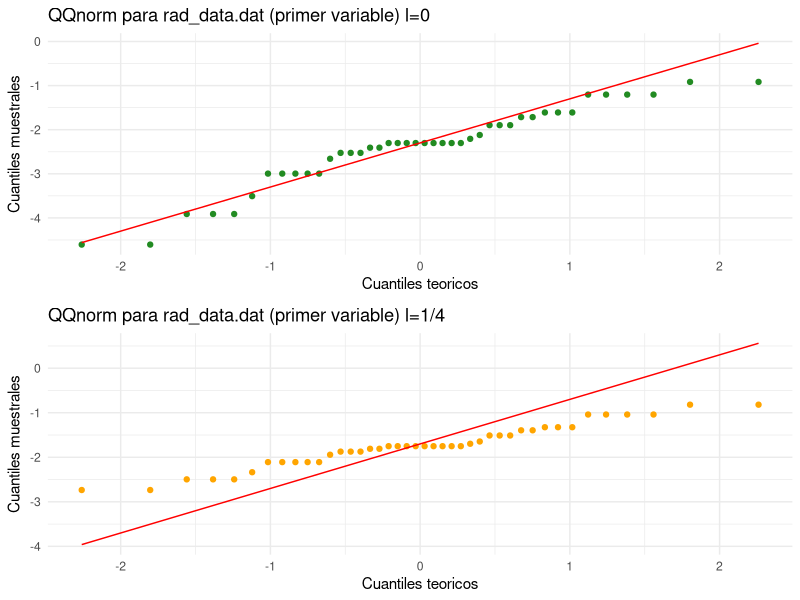
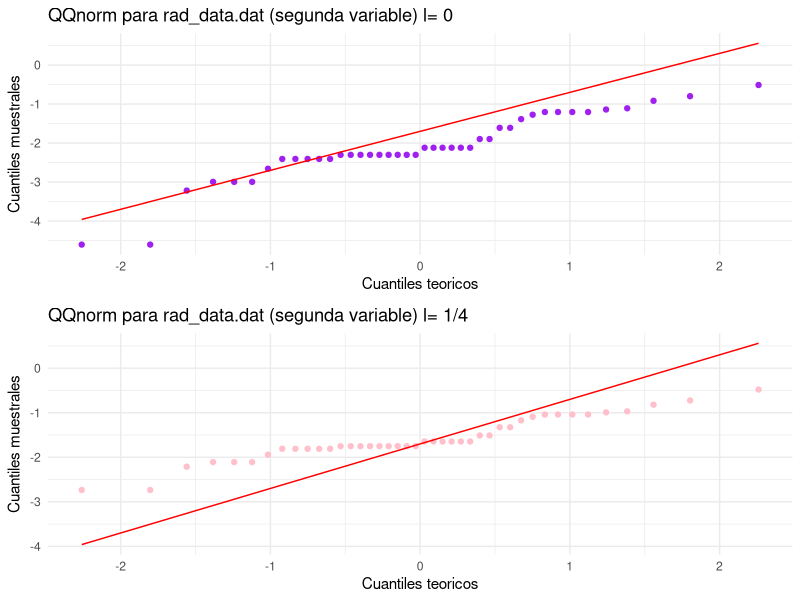
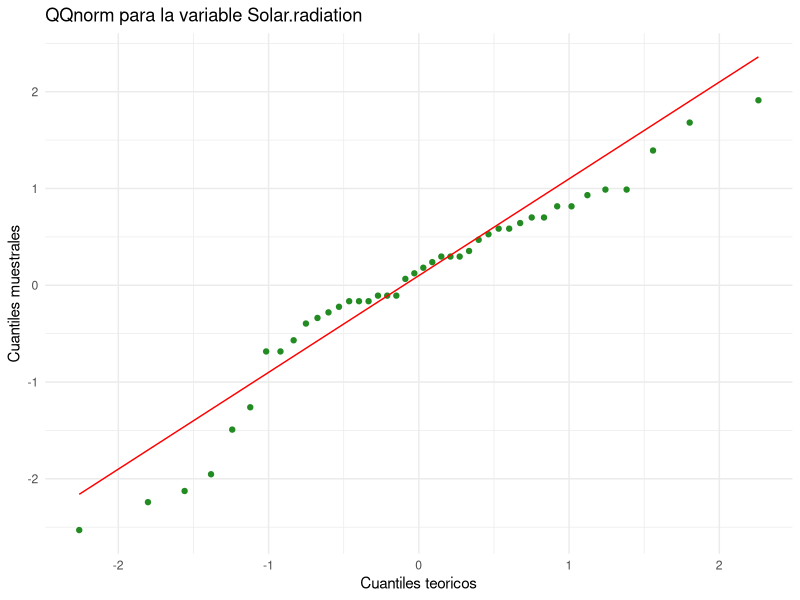
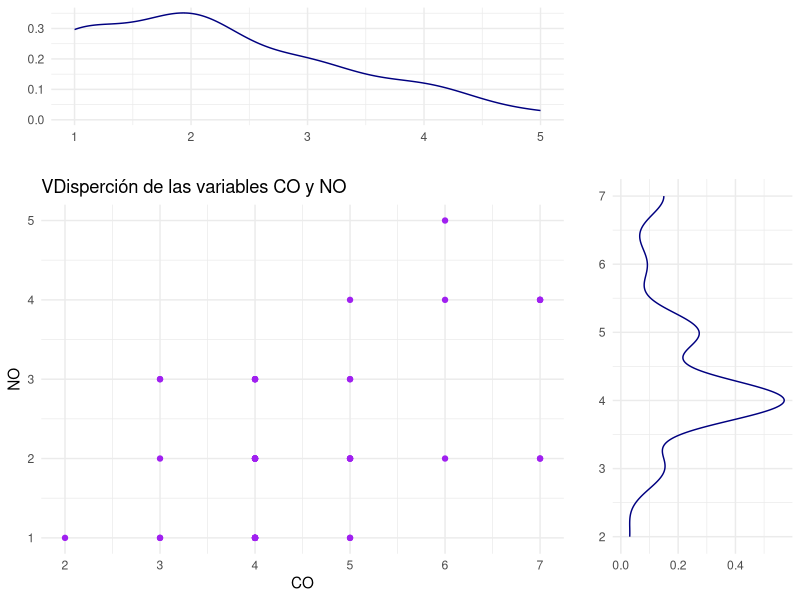
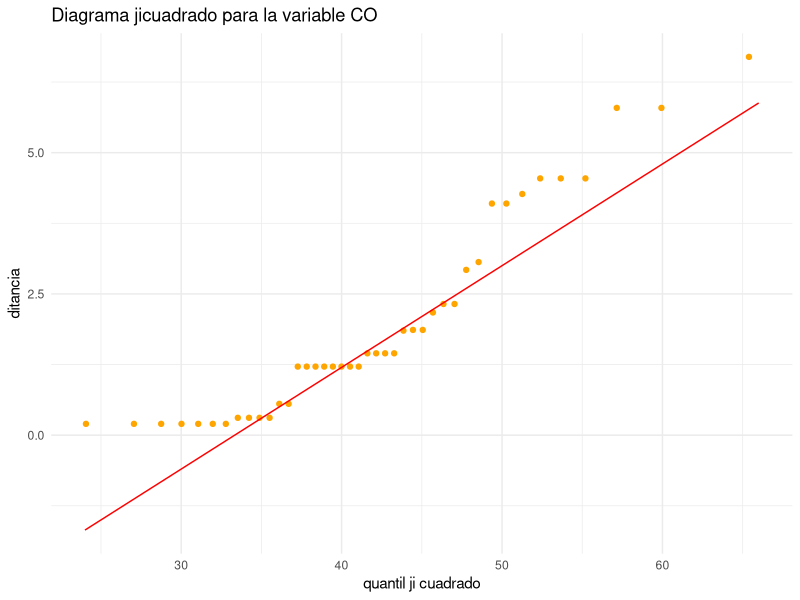
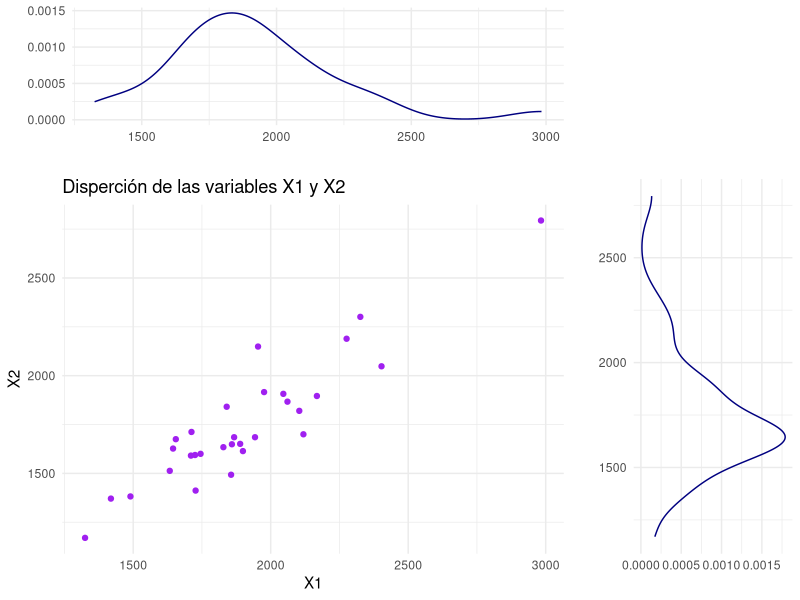
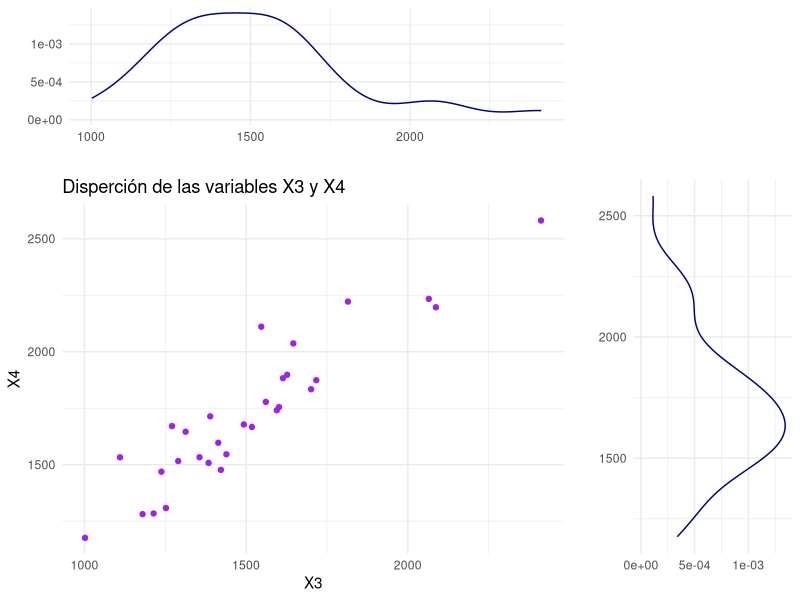
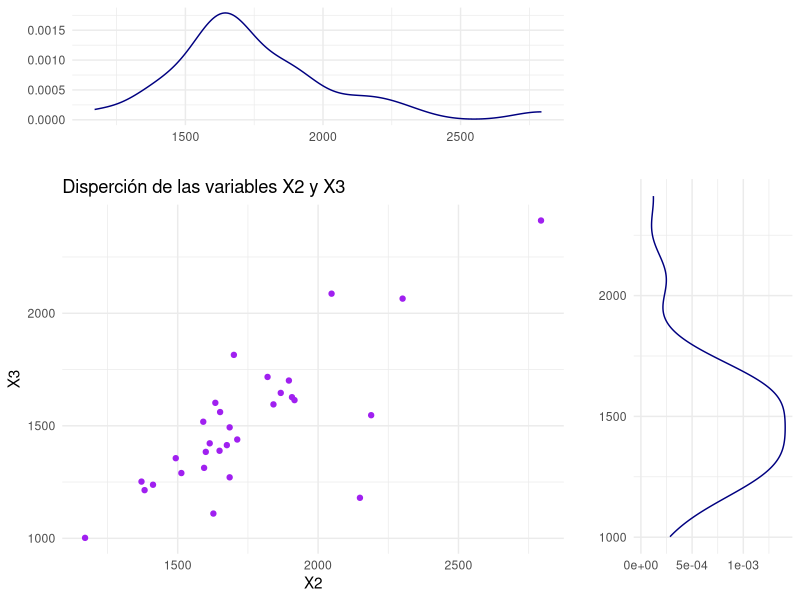

These charts were generated, in order, by the following R code: (Note: this script raises an error after producing the figures.)
## ---- chunk 1
knitr::opts_chunk$set(echo = TRUE, cache = TRUE )
setwd("C:\\Users\\fou-f\\Desktop\\MCE\\Second\\EstadisticaMultivariada\\tarea3\\Tarea 3")
library(ggplot2)
library(reshape)
library(ggpubr)
library(gridExtra) 
## ---- chunk 2
muestra <- matrix(c(2,12,8,9,6,9,8,10), byrow = TRUE, nrow = 4)
shapiro.test(muestra[,1])
shapiro.test(muestra[,2])
## ---- chunk 3
exacto <- 3*qf(1-0.05, df1=2, df2 = 2 )
## ---- chunk 4
setwd("C:\\Users\\fou-f\\Desktop\\MCE\\Second\\EstadisticaMultivariada\\tarea3\\Tarea 3")
box.cox <- function(x, lambda)
{
  # implementacion de la famosa transformacion de Box-Cox
  if(lambda==0)
  {
    return(log(x))
  }else{
    return( ( x**lambda-1)/lambda )
  }
}
QQ.plot.univariado.data <- function(datos, funcion, index, df )
{
  #datos:(dataframe) con las variables para las que se van a calcular los cuantiles   
                                        #teoricos y muestrales
  # funcion (function): funcion a comparar (en quantiles)
  # index (int) : numero de columna a evaluar
  # df (int) parametro que indica los grados de libertad para evaluar a las funciones
              #que requieren de el 
  muestrales <- sort(datos[, index])
  n <- length(datos[, index])
  teoricos <- (1:n -.5)/n
  if(df > 0)
  {
    teoricos <- funcion(teoricos, df)
  } else {
    teoricos <- funcion(teoricos)
  }
  out <- data.frame(muestrales = muestrales, teoricos = teoricos)
  names(out) <- c(paste0("muestral.",names(datos)[index]), 
                  paste0("teorico.",names(datos)[index])) 

  return(out)
}
## ---- chunk 5
radiacion <- read.table("rad_data.dat")
data.log <- apply(radiacion, 2, box.cox, 0)
data.log <- as.data.frame(data.log)
data.0.4 <- apply(radiacion, 2, box.cox, 1/4)
data.0.4 <- as.data.frame(data.0.4)
names(data.0.4) <- names(data.log) <- names(radiacion)
a <- QQ.plot.univariado.data( data.log, qnorm, index = 1, 0) 
b <- QQ.plot.univariado.data( data.0.4, qnorm, index = 1, 0)
c <- QQ.plot.univariado.data( data.log, qnorm, index=2, 0) 
d <- QQ.plot.univariado.data( data.0.4, qnorm, index = 2, 0)
qq1 <- ggplot(a, aes(y = muestral.V1, x =teorico.V1, color = I('forestgreen'))) +
  geom_point() + stat_function(fun = function(x){x-2.3}, colour ='red') +
  ggtitle("QQnorm para rad_data.dat (primer variable) l=0") + 
  xlab('Cuantiles teoricos')+
  ylab('Cuantiles muestrales') + theme_minimal() 
qq2 <- ggplot(b, aes(y = muestral.V1, x =teorico.V1, color = I('orange'))) +
  geom_point() + stat_function(fun = function(x){x-1.7}, colour ='red') +
  ggtitle("QQnorm para rad_data.dat (primer variable) l=1/4") + 
  xlab('Cuantiles teoricos')+
  ylab('Cuantiles muestrales') + theme_minimal() 
qq3 <- ggplot(c, aes(y = muestral.V2, x =teorico.V2, color = I('purple'))) +
  geom_point() + stat_function(fun = function(x){x-1.7}, colour ='red') +
  ggtitle("QQnorm para rad_data.dat (segunda variable) l= 0") + 
  xlab('Cuantiles teoricos')+
  ylab('Cuantiles muestrales') + theme_minimal() 
qq4 <- ggplot(d, aes(y = muestral.V2, x =teorico.V2, color = I('pink'))) +
  geom_point() + stat_function(fun = function(x){x-1.7}, colour ='red') +
  ggtitle("QQnorm para rad_data.dat (segunda variable) l= 1/4") + 
  xlab('Cuantiles teoricos')+
  ylab('Cuantiles muestrales') + theme_minimal() 
ggarrange(qq1, qq2 , ncol = 1, nrow = 2)
ggarrange(qq3, qq4 , ncol = 1, nrow = 2)
## ---- chunk 6
contaminacion <- read.csv("datos_contaminacion.csv") #guarde los datos como csv para 
                                                      #mayor portabilidad
data.stand <- apply(contaminacion, 2, scale)
data.stand <- as.data.frame(data.stand)
names(data.stand) <- names(contaminacion) 
a <- QQ.plot.univariado.data( data.stand, qnorm, index= 2, 0) 
qq1 <- ggplot(a, aes(y = muestral.Solar.radiation, x = teorico.Solar.radiation,
                     color = I('forestgreen'))) +
  geom_point() + stat_function(fun = function(x){x+.1}, colour ='red') +
  ggtitle("QQnorm para la variable Solar.radiation") + 
  xlab('Cuantiles teoricos')+
  ylab('Cuantiles muestrales') + theme_minimal() 
qq1
## ---- chunk 7
correlacion.solar <- cor(a$muestral.Solar.radiation, a$teorico.Solar.radiation)
## ---- chunk 8
contaminacion <- read.csv("datos_contaminacion.csv") #guarde los datos como csv para 
                                                         #mayor portabilidad
hist_top <- ggplot(contaminacion, aes( NO, color = I('navy'))) + geom_density() + 
  xlab('') + ylab('') + theme_minimal() 
empty <- ggplot()+geom_point(aes(1,1), colour="white")+
  theme(axis.ticks=element_blank(), 
        panel.background=element_blank(), 
        axis.text.x=element_blank(), axis.text.y=element_blank(),           
        axis.title.x=element_blank(), axis.title.y=element_blank())
scatter <- ggplot(contaminacion, aes(x = CO, y = NO, color = I('purple'))) + 
  geom_point() + ggtitle("VDisperción de las variables CO y NO") + 
  xlab('CO') +  ylab('NO') + theme_minimal() 
hist_right <- ggplot(contaminacion, aes( CO, color = I('navy'))) + geom_density() +
  xlab('') + ylab('') + theme_minimal() +coord_flip()
grid.arrange(hist_top, empty, scatter, hist_right, ncol=2, nrow=2, widths=c(5, 2),
             heights=c(2, 5))
## ---- chunk 9
dist.gen <- function(x) 
{
  # funcion para calcular distancias generalizadas de una muestra
  # x: dataframe con la muestra
  media <- apply(x, 2, mean) #medias 
  s_1 <- solve(cov(x))   #varianzas
  centrados <- data.frame(x1= x[, 1]-media[1],x2= x[,2]- media[2]) #centro la muestra
  d.gen <- vector(mode='numeric' , length= dim(x)[1])
  for( i in 1:dim(x)[1])
  {
    d.gen[i] <- as.matrix(centrados[i, ])%*%s_1%*%t(centrados[i,])
  }
  return(d.gen)
}
data.co.no <- contaminacion[, c('CO', 'NO')]
distancias <- dist.gen( data.co.no)
distancias <- data.frame(distancia= distancias)
data.diagrama <- QQ.plot.univariado.data(distancias, qchisq, index = 1, df =42)
## ---- chunk 10
ggplot(data.diagrama, aes(y = muestral.distancia, x = teorico.distancia, color = I('orange'))) +
  geom_point() + stat_function(fun = function(x){.18*x-6}, colour ='red') +
  ggtitle("Diagrama jicuadrado para la variable CO") + 
  xlab('quantil ji cuadrado')+ xlim(c(24,66))+
  ylab('ditancia') + theme_minimal() 
## ---- chunk 11
correlacion.co.no <- cor(data.diagrama$muestral.distancia, data.diagrama$teorico.distancia)
## ---- chunk 12
madera <- read.csv("datos_rigidez.csv") #guarde los datos como csv para 
                                                         #mayor portabilidad
madera[, 6:8] <- NULL
madera <- na.omit(madera) 
hist_top <- ggplot(madera, aes( X1, color = I('navy'))) + geom_density() + 
  xlab('') + ylab('') + theme_minimal() 
empty <- ggplot()+geom_point(aes(1,1), colour="white")+
  theme(axis.ticks=element_blank(), 
        panel.background=element_blank(), 
        axis.text.x=element_blank(), axis.text.y=element_blank(),           
        axis.title.x=element_blank(), axis.title.y=element_blank())
scatter <- ggplot(madera, aes(x = X1, y = X2, color = I('purple'))) + 
  geom_point() + ggtitle("Disperción de las variables X1 y X2") + 
  xlab('X1') +  ylab('X2') + theme_minimal() 
hist_right <- ggplot(madera, aes( X2, color = I('navy'))) + geom_density() + xlab('') +
  ylab('') + theme_minimal() +coord_flip()
grid.arrange(hist_top, empty, scatter, hist_right, ncol=2, nrow=2, widths=c(5, 2),
             heights=c(2, 5))
## ---- chunk 13
hist_top <- ggplot(madera, aes( X3, color = I('navy'))) + geom_density() + 
  xlab('') + ylab('') + theme_minimal() 
empty <- ggplot()+geom_point(aes(1,1), colour="white")+
  theme(axis.ticks=element_blank(), 
        panel.background=element_blank(), 
        axis.text.x=element_blank(), axis.text.y=element_blank(),           
        axis.title.x=element_blank(), axis.title.y=element_blank())
scatter <- ggplot(madera, aes(x = X3, y = X4, color = I('purple'))) + 
  geom_point() + ggtitle("Disperción de las variables X3 y X4") + 
  xlab('X3') +  ylab('X4') + theme_minimal() 
hist_right <- ggplot(madera, aes( X4, color = I('navy'))) + geom_density() + xlab('') +
  ylab('') + theme_minimal() +coord_flip()
grid.arrange(hist_top, empty, scatter, hist_right, ncol=2, nrow=2, widths=c(5, 2),
             heights=c(2, 5))
## ---- chunk 14
hist_top <- ggplot(madera, aes( X2, color = I('navy'))) + geom_density() + 
  xlab('') + ylab('') + theme_minimal() 
empty <- ggplot()+geom_point(aes(1,1), colour="white")+
  theme(axis.ticks=element_blank(), 
        panel.background=element_blank(), 
        axis.text.x=element_blank(), axis.text.y=element_blank(),           
        axis.title.x=element_blank(), axis.title.y=element_blank())
scatter <- ggplot(madera, aes(x = X2, y = X3, color = I('purple'))) + 
  geom_point() + ggtitle("Disperción de las variables X2 y X3") + 
  xlab('X2') +  ylab('X3') + theme_minimal() 
hist_right <- ggplot(madera, aes( X3, color = I('navy'))) + geom_density() + xlab('') +
  ylab('') + theme_minimal() +coord_flip()
grid.arrange(hist_top, empty, scatter, hist_right, ncol=2, nrow=2, widths=c(5, 2),
             heights=c(2, 5))
## ---- chunk 15
hist_top <- ggplot(madera, aes( X4, color = I('navy'))) + geom_density() + 
  xlab('') + ylab('') + theme_minimal() 
empty <- ggplot()+geom_point(aes(1,1), colour="white")+
  theme(axis.ticks=element_blank(), 
        panel.background=element_blank(), 
        axis.text.x=element_blank(), axis.text.y=element_blank(),           
        axis.title.x=element_blank(), axis.title.y=element_blank())
scatter <- ggplot(madera, aes(x = X4, y = X1, color = I('purple'))) + 
  geom_point() + ggtitle("Disperción de las variables X4 y X1") + 
  xlab('X4') +  ylab('X1') + theme_minimal() 
hist_right <- ggplot(madera, aes( X1, color = I('navy'))) + geom_density() + xlab('') +
  ylab('') + theme_minimal() +coord_flip()
grid.arrange(hist_top, empty, scatter, hist_right, ncol=2, nrow=2, widths=c(5, 2),
             heights=c(2, 5))
## ---- chunk 16
shapiro.test(madera$X1)
shapiro.test(madera$X2)
shapiro.test(madera$X3)
shapiro.test(madera$X4)
## ---- chunk 17
data.check <- madera[, c('X1', 'X3')]
distancias <- dist.gen( data.check)
distancias <- data.frame(distancia= distancias)
data.diagrama <- QQ.plot.univariado.data(distancias, qchisq, index = 1, df =42)
correlacion.1_3 <- cor(data.diagrama$muestral.distancia, data.diagrama$teorico.distancia)
data.check <- madera[, c('X3', 'X4')]
distancias <- dist.gen( data.check)
distancias <- data.frame(distancia= distancias)
data.diagrama <- QQ.plot.univariado.data(distancias, qchisq, index = 1, df =42)
correlacion.3_4 <- cor(data.diagrama$muestral.distancia, data.diagrama$teorico.distancia)
data.check <- madera[, c('X1', 'X4')]
distancias <- dist.gen( data.check)
distancias <- data.frame(distancia= distancias)
data.diagrama <- QQ.plot.univariado.data(distancias, qchisq, index = 1, df =42)
correlacion.1_4 <- cor(data.diagrama$muestral.distancia, data.diagrama$teorico.distancia)
## ---- chunk 18
correlacion.1_3
correlacion.3_4
correlacion.1_4
## ---- chunk 19
hist_top <- ggplot(madera, aes( X1, color = I('navy'))) + geom_density() + 
  xlab('') + ylab('') + theme_minimal() 
empty <- ggplot()+geom_point(aes(1,1), colour="white")+
  theme(axis.ticks=element_blank(), 
        panel.background=element_blank(), 
        axis.text.x=element_blank(), axis.text.y=element_blank(),           
        axis.title.x=element_blank(), axis.title.y=element_blank())
scatter <- ggplot(madera, aes(x = X1, y = X3, color = I('purple'))) + 
  geom_point() + ggtitle("Disperción de las variables X3 y X1") + 
  xlab('X1') +  ylab('X3') + theme_minimal() 
hist_right <- ggplot(madera, aes( X3, color = I('navy'))) + geom_density() + xlab('') +
  ylab('') + theme_minimal() +coord_flip()
grid.arrange(hist_top, empty, scatter, hist_right, ncol=2, nrow=2, widths=c(5, 2),
             heights=c(2, 5))
## ---- chunk 20
parques <- read.csv('datos_parques_nac.csv')
box.cox.data <- parques
ggplot(parques, aes(x = Tamano.acres., y = Visitantes.millones., color = I('green3'),
                    label = parques$ï..Parque.Nacional)) + 
  geom_point() + ggtitle("Popularidad de los parques naciones") + 
  xlab('Tamaño (acres)') +  ylab('Visitantes (millones)') + theme_minimal() + 
  geom_text(size = 2, aes(color='black'))
## ---- chunk 21
normal.likelihood <- function(muestra,x)
{
  info <- sum(log(muestra))
  n <- length(muestra)
  function(x)
  {
    if(abs(x) <= .Machine$double.eps ) #consideramos el caso en que lambda vale cero
    {
      y <- log(muestra)
    } else
    {
      y <- (muestra**x-1)/x
    }
    media <- mean(y)
    derecha <- (1/n)*sum( (y - media)**2  )
    derecha2 <- -(n/2)*log(derecha)
    izquierda <- (x-1)*info
    l <- derecha2+izquierda
    return(l)
  }
}
Normal.tamano_ <- normal.likelihood(parques$Tamano.acres.) #inicializamos la funcion 
                                                           #a maximizar
Normal.tamano <- function(x){mapply(FUN=Normal.tamano_,x)} # se vectoriza la funcion 
## ---- chunk 22
puntitos <- data.frame(x = c(-.4,0,.5), y =c(-100, -85, -100))
ggplot(puntitos, aes(x=x,y=y)) + geom_point(aes( color=I('white'))) +
  stat_function(fun=Normal.tamano, colour = 'purple') + theme_minimal() +
  ylab('likelihood') + xlab('lambda') +
  ggtitle("Verosimilitud de la variable:Tamaño del parque ")
## ---- chunk 23
epsilon <- .Machine$double.xmin
tamano.max <- optimize(f = Normal.tamano, interval = c(epsilon, 1), maximum = TRUE)
lambda.tamano1 <- tamano.max$maximum
box.cox.data$Tamano.acres. <- box.cox(parques$Tamano.acres., lambda.tamano1)
qq.tamano <- QQ.plot.univariado.data(box.cox.data, qnorm, 2, 0 )
 ggplot(qq.tamano, aes(y = muestral.Tamano.acres.,
                       x = teorico.Tamano.acres., color = I('forestgreen'))) +
  geom_point() + stat_function(fun = function(x){5.5*x+10}, colour ='red') +
  ggtitle("QQnorm para tamaño del parque") + 
  xlab('Cuantiles teoricos')+
  ylab('Cuantiles muestrales') + theme_minimal()

## ---- chunk 24
shapiro.test(box.cox.data$Tamano.acres.)
## ---- chunk 25
Normal.tamano_ <- normal.likelihood(parques$Visitantes.millones.) #inicializamos la funcion 
                                                           #a maximizar
Normal.tamano <- function(x){mapply(FUN=Normal.tamano_,x)} # se vectoriza la funcion 
## ---- chunk 26
puntitos <- data.frame(x = c(-1,0,1), y =c(-10, -4, -10))
ggplot(puntitos, aes(x=x,y=y)) + geom_point(aes( color=I('white'))) +
  stat_function(fun=Normal.tamano, colour = 'purple') + theme_minimal() +
  ylab('likelihood') + xlab('lambda') +
  ggtitle("Verosimilitud de la variable: número de visitantes")
## ---- chunk 27
tamano.max <- optimize(f = Normal.tamano, interval = c(-1, epsilon), maximum = TRUE)
lambda.tamano2 <- tamano.max$maximum
box.cox.data$Visitantes.millones. <- box.cox(parques$Visitantes.millones., lambda.tamano2)
qq.tamano <- QQ.plot.univariado.data(box.cox.data, qnorm, 3, 0 )
 ggplot(qq.tamano, aes(y = muestral.Visitantes.millones.,
                       x = teorico.Visitantes.millones., color = I('orange'))) +
  geom_point() + stat_function(fun = function(x){.49*x+.58}, colour ='red') +
  ggtitle("QQnorm para el número de visitantes") + 
  xlab('Cuantiles teoricos')+
  ylab('Cuantiles muestrales') + theme_minimal() + ylim(c(0,1.7))

## ---- chunk 28
shapiro.test(box.cox.data$Visitantes.millones.)
## ---- chunk 29

multinormal.likelihood <- function(muestra,lambda)
{
  
  info <- apply(muestra, 2, function(x){sum(log(x))})
  n <- dim(muestra)[1]
  p <- dim(muestra)[2]
  function(lambda)
  {
    for (i in 1:n)
    {
      for(j in 1:p)
      {
        if(abs(lambda[j]) <=.Machine$double.eps)
        {
          muestra[i, j] <- log(muestra[i, j])
        }
        else{
          muestra[i, j] <- (muestra[i, j]**lambda[j]-1)/lambda[j]
        }
        
      }
    }
    l <- -(n/2)*log( det( cov(muestra)))
    for (i in 1:p)
    {
      l <- l + (lambda[i]-1)*info[i]
    }
    return(l)
  }
}
Multinormal.tamano_ <- multinormal.likelihood(parques[,2:3]) #inicializamos la funcion 
                                                          #a maximizar
a <- optim( fn =function(x){
  return(-1*Multinormal.tamano_(x))}, par = c(0.1949457, -0.3456431),
  method = "SANN", control = list(maxit = 10000, temp = 2000, trace = FALSE,
                           REPORT = 1000)) 
nuevos <- a$par
## ---- chunk 30
abs(nuevos[1]-lambda.tamano1)/abs(nuevos[1])
abs(nuevos[2]-lambda.tamano2)/abs(nuevos[2])
